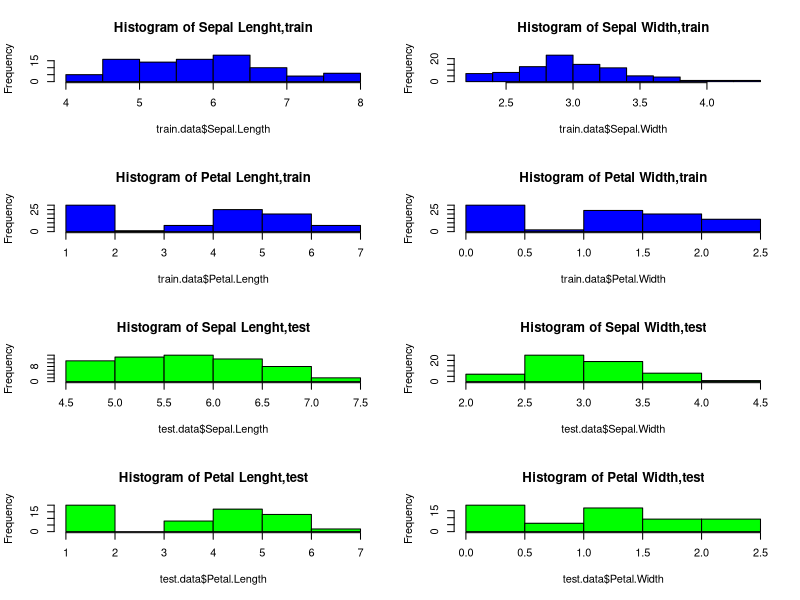
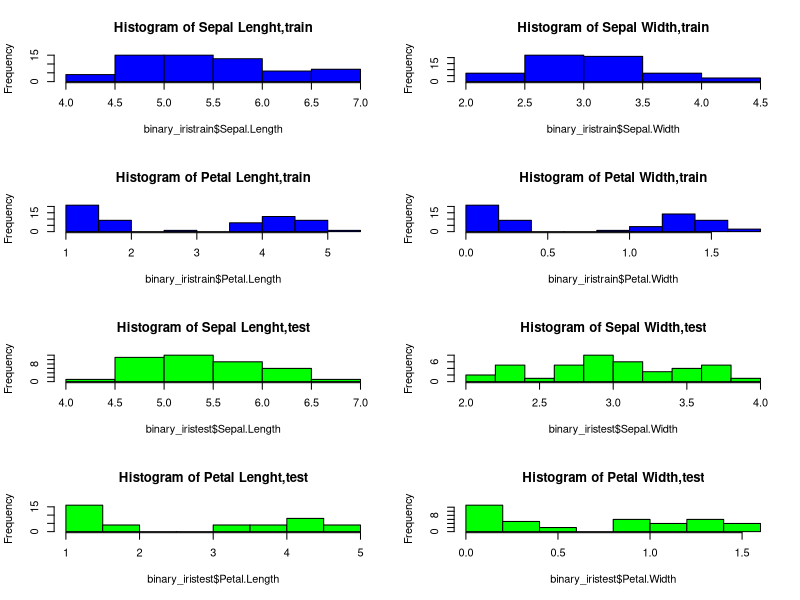
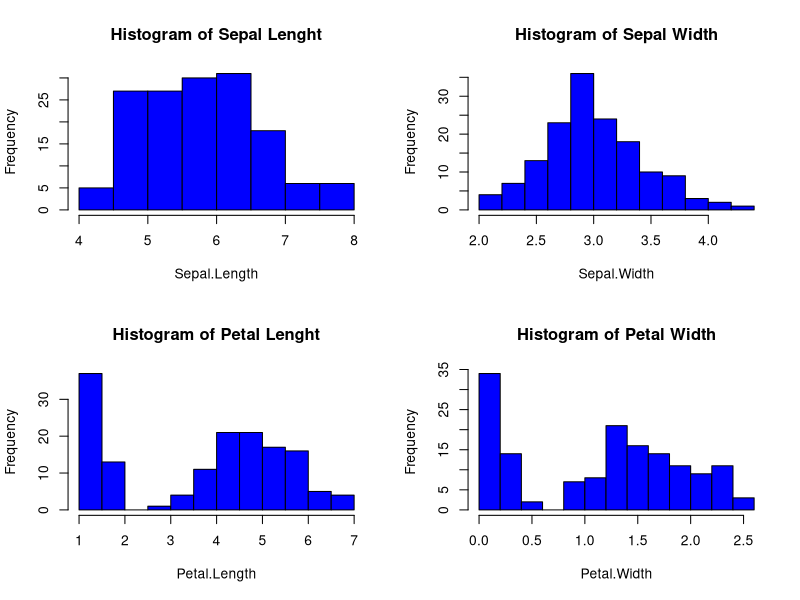

These figures' R source, in order:

#Exercise 3: 
#https://github.com/vasilikivamv/MATH5836/tree/master/Week%201
#Source: Vasiliki Vamvaka Solution: https://github.com/vasilikivamv/MATH5836/blob/master/Week%201/exercise_3_iris_data.R
## Loading the data set

library(datasets)
data(iris)
attach(iris)

## Structure of the data set iris
str(iris)

summary(iris)

# Sepal.Length    Sepal.Width     Petal.Length    Petal.Width          Species  
# Min.   :4.300   Min.   :2.000   Min.   :1.000   Min.   :0.100   setosa    :50  
# 1st Qu.:5.100   1st Qu.:2.800   1st Qu.:1.600   1st Qu.:0.300   versicolor:50  
# Median :5.800   Median :3.000   Median :4.350   Median :1.300   virginica :50  
# Mean   :5.843   Mean   :3.057   Mean   :3.758   Mean   :1.199                  
# 3rd Qu.:6.400   3rd Qu.:3.300   3rd Qu.:5.100   3rd Qu.:1.800                  
# Max.   :7.900   Max.   :4.400   Max.   :6.900   Max.   :2.500  

#1.  transform the variable "Species" into a numeric value
iris$Species <- ifelse(Species == "setosa", 1, NA)
iris$Species <- ifelse(Species == "versicolor", 2, iris$Species)
iris$Species <- ifelse(Species == "virginica", 3, iris$Species)

#2. mean for each column
mean(Sepal.Length)  # 5.843333
mean(Sepal.Width)   # 3.057333
mean(Petal.Length)  # 3.758
mean(Petal.Width)   # 1.199333

# standard deviation for each column
sd(Sepal.Length)  #  0.8280661
sd(Sepal.Width)   #  0.4358663
sd(Petal.Length)  #  1.765298
sd(Petal.Width)   #  0.7622377


#3. frequency table of the classes
table(Species)

# Species (setosa=1, versicolor=2, virginica=3)
# setosa versicolor  virginica 
# 50         50         50 



#4. histogram of each feature
png(file = "histograms.png")
par(mfrow=c(2,2))
hist(Sepal.Length,main = "Histogram of Sepal Lenght",col = "blue")
hist(Sepal.Width,main = "Histogram of Sepal Width",col = "blue")
hist(Petal.Length,main = "Histogram of Petal Lenght",col = "blue")
hist(Petal.Width,main = "Histogram of Petal Width",col = "blue")

# Save the file.
dev.off()

#5. Spliting the data set to training and testing sets

# 60% of the data are assigned to the test data (randomly assigned) (i)
set.seed(123)
training.samples <- sample(1:nrow(iris), nrow(iris)*0.6, replace = F)

train.data  <- iris[training.samples, ]
test.data <- iris[-training.samples, ]

# first 60% of data are assigned as train data (ii)

nrow(iris)*0.6 #90 first rows are the 60% of the data
train.first60 <- iris[1:90,]
test.rest <-iris[91:150,]

#6. mean and sd of the test data set

#initialization of matrixes
mean_train <- matrix(NA, nrow = 1, ncol=4)
mean_test <- matrix(NA, nrow = 1, ncol=4 )
sd_train <- matrix(NA, nrow = 1, ncol=4)
sd_test <- matrix(NA, nrow = 1, ncol=4)

for (i in 1:4) {
  
  mean_train[,i] <- mean(train.data[,i])
  mean_test[,i] <- mean(test.data[,i])
  sd_train[,i] <- sd(train.data[,i])
  sd_test[,i] <- sd(test.data[,i])
  
}


#frequency table of the classes in the train data set
table(train.data$Species)

# Species (setosa=1, versicolor=2, virginica=3)
# 1     2      3 
# 30    26     34

#frequency table of the classes in the test data set
table(test.data$Species)

# Species (setosa=1, versicolor=2, virginica=3)
# 1     2      3 
# 20    24     16


#histograms of each feature
par(mfrow=c(4,2))

hist(train.data$Sepal.Length,main = "Histogram of Sepal Lenght,train",col = "blue")
hist(train.data$Sepal.Width,main = "Histogram of Sepal Width,train",col = "blue")
hist(train.data$Petal.Length,main = "Histogram of Petal Lenght,train",col = "blue")
hist(train.data$Petal.Width,main = "Histogram of Petal Width,train",col = "blue")


hist(test.data$Sepal.Length,main = "Histogram of Sepal Lenght,test",col = "green")
hist(test.data$Sepal.Width,main = "Histogram of Sepal Width,test",col = "green")
hist(test.data$Petal.Length,main = "Histogram of Petal Lenght,test",col = "green")
hist(test.data$Petal.Width,main = "Histogram of Petal Width,test",col = "green")

#7. part of train set with only one feature
one.featuretrain <- subset(train.data, train.data$Species == 1)

# part of test data with one feature
one.featuretest <- subset(test.data, test.data$Species == 1)


#8. binary problem

# remove one class
binary.iris <- iris[!(iris$Species == 3),] 


#Spliting the data set to training and testing sets

set.seed(123)
training.samples <- sample(1:nrow(binary.iris), nrow(binary.iris)*0.6, replace = F)

binary_iristrain  <- binary.iris[training.samples, ]
binary_iristest <- binary.iris[-training.samples, ]

#mean and sd of the test data set

#initialization of matrixes
mean_binary_iristrain <- matrix(NA, nrow = 1, ncol=4)
mean_binary_iristest <- matrix(NA, nrow = 1, ncol=4 )
sd_binary_iristrain <- matrix(NA, nrow = 1, ncol=4)
sd_binary_iristest <- matrix(NA, nrow = 1, ncol=4)

for (i in 1:4) {
  
  mean_binary_iristrain[,i] <- mean(binary_iristrain[,i])
  mean_binary_iristest[,i] <- mean(binary_iristest[,i])
  sd_binary_iristrain[,i] <- sd(binary_iristrain[,i])
  sd_binary_iristest[,i] <- sd(binary_iristest[,i])
  
}


#frequency table of the classes in the train data set
table(binary_iristrain$Species)

# Species (setosa=1, versicolor=2)
# 1      2   
# 30    30

#frequency table of the classes in the test data set
table(binary_iristest$Species)

# Species (setosa=1, versicolor=2)
# 1     2      
# 20    20    


#histograms of each feature
par(mfrow=c(4,2))

hist(binary_iristrain$Sepal.Length,main = "Histogram of Sepal Lenght,train",col = "blue")
hist(binary_iristrain$Sepal.Width,main = "Histogram of Sepal Width,train",col = "blue")
hist(binary_iristrain$Petal.Length,main = "Histogram of Petal Lenght,train",col = "blue")
hist(binary_iristrain$Petal.Width,main = "Histogram of Petal Width,train",col = "blue")


hist(binary_iristest$Sepal.Length,main = "Histogram of Sepal Lenght,test",col = "green")
hist(binary_iristest$Sepal.Width,main = "Histogram of Sepal Width,test",col = "green")
hist(binary_iristest$Petal.Length,main = "Histogram of Petal Lenght,test",col = "green")
hist(binary_iristest$Petal.Width,main = "Histogram of Petal Width,test",col = "green")


#9. normalized inputs between [0,1]

#normalization function
norm.function <- function(feature) {
  (feature - min(feature)) / (max(feature) - min(feature))
}

iris.normal <- as.data.frame (lapply(iris[1:4], norm.function ))

# add the Species feature again
iris.normal$Species <- iris$Species
head(iris.normal)